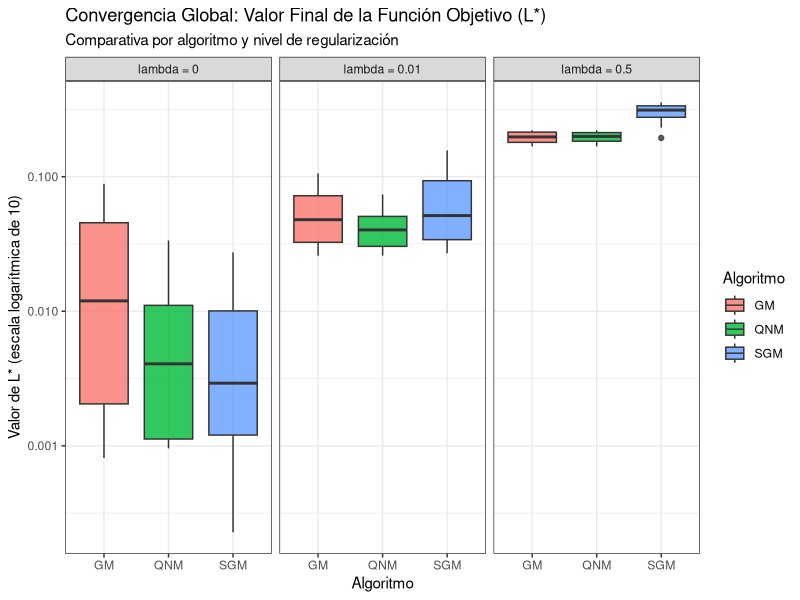
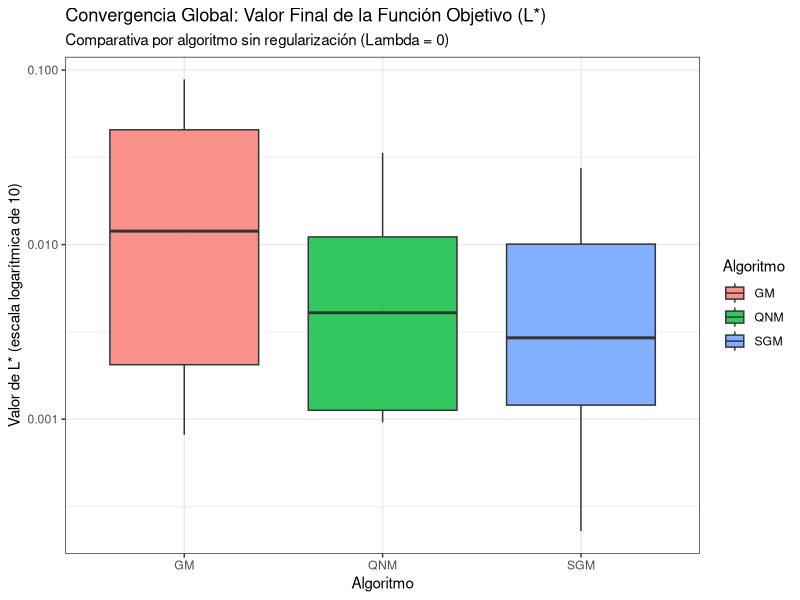
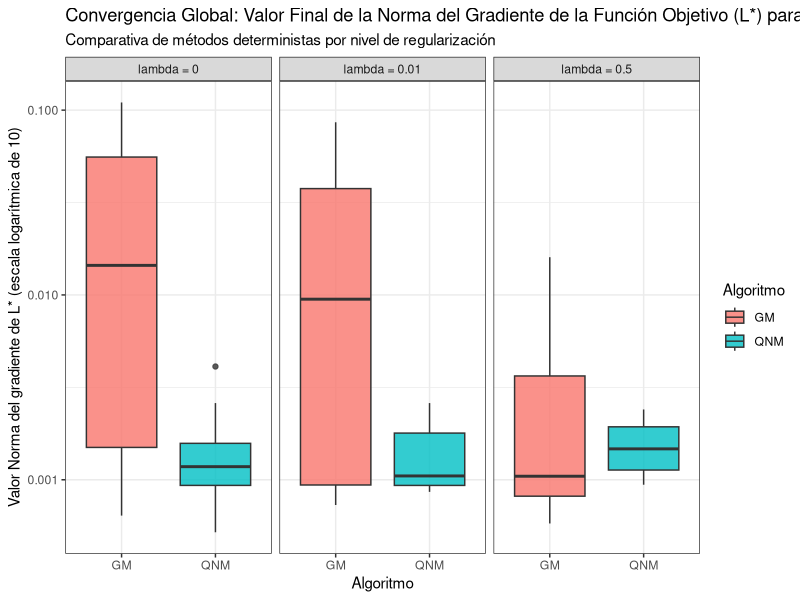
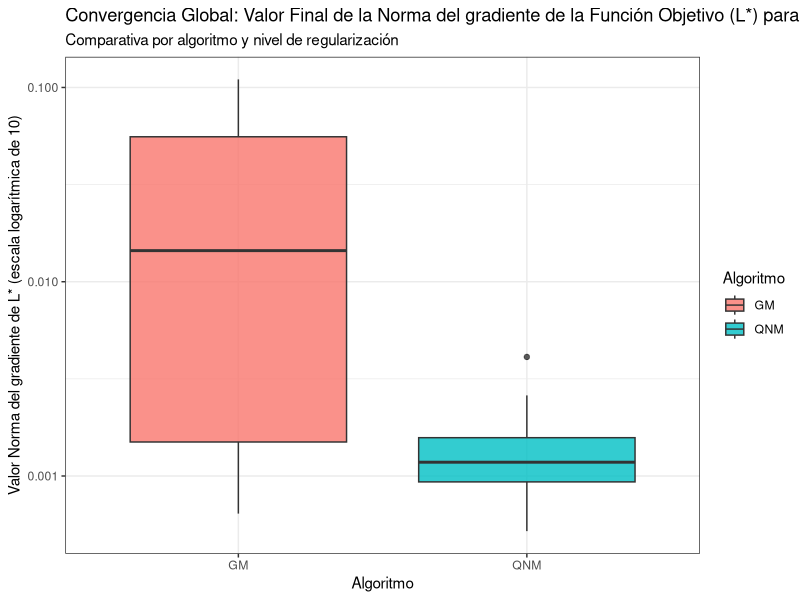
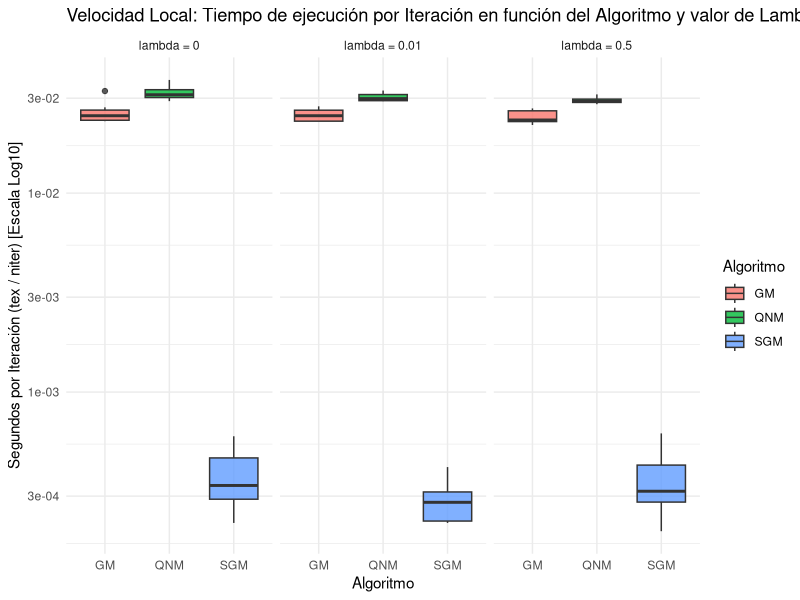
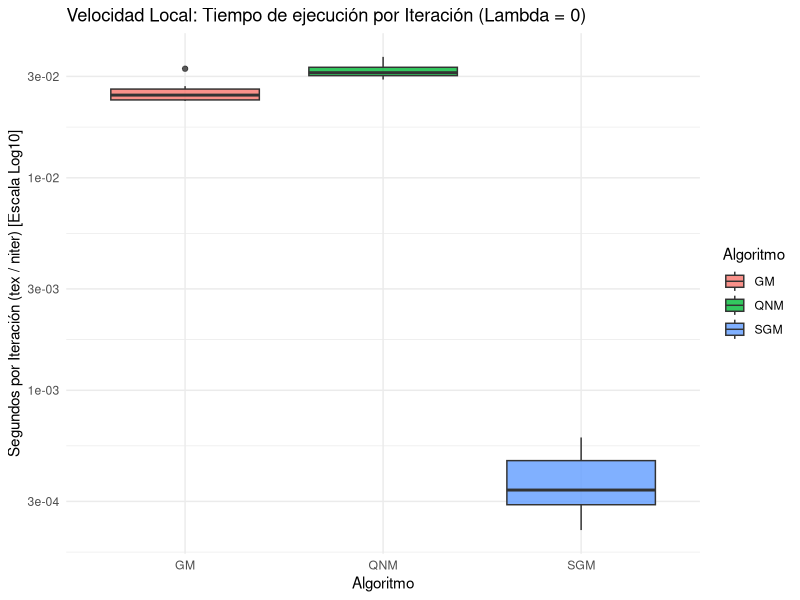
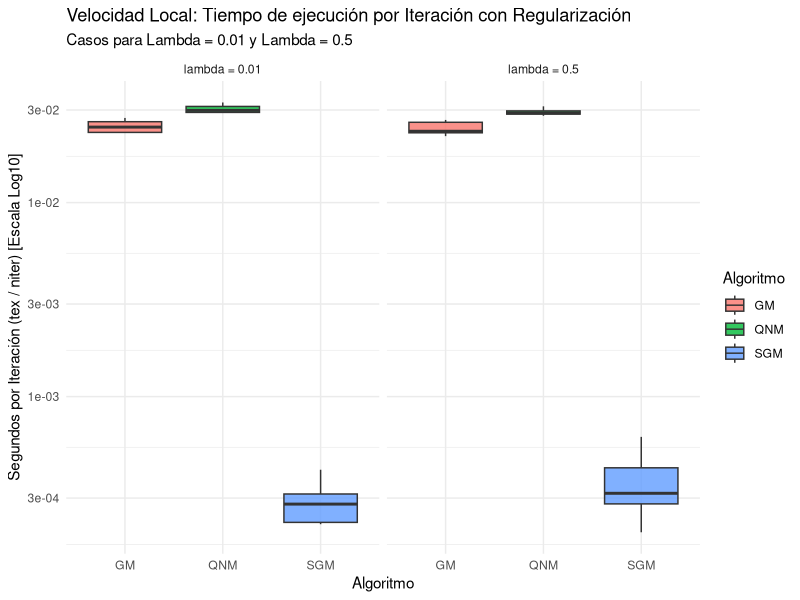
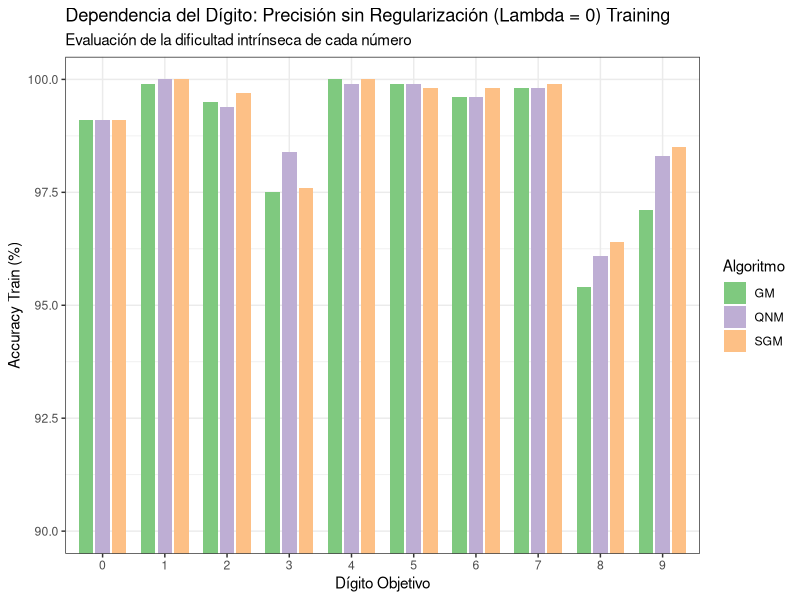

Reproduce these figures in R, in order.
library(dplyr)
library(ggplot2)
library(tidyr)

# Cargar los datos
df <- read.csv("uo_nn_batch.csv", sep=";", header = TRUE, strip.white=TRUE)

# Renombrar columnas para evitar problemas con los espacios del CSV original
datos_slnn <- df %>% 
  mutate(num_target = n,lambda =la, iter_epoc=iter.epoc,L_star = L., ngL_star =ngL.) %>%
  select(num_target,lambda,isd,iter_epoc,mbatch,L_star,ngL_star,tex,tr_acc,te_acc) %>% 
  mutate(
    # Asignar nombres a los algoritmos
    method = case_when(
      isd == 1 ~ "GM",
      isd == 3 ~ "QNM",
      isd == 7 ~ "SGM"
    ),
    method = factor(method, levels = c("GM", "QNM", "SGM")),
    num_target = as.factor(num_target),
    lambda = as.factor(lambda),
    niter = case_when(
      isd < 7 ~ iter_epoc,
      isd >=7 ~ mbatch / iter_epoc,
    ),
    tex_niter = tex / niter,
    niter = as.integer(niter)) %>% 
  select(num_target,lambda,method,niter,tex_niter,L_star,ngL_star,tex,tr_acc,te_acc)

# Calcular la media de te_acc por método para lambda = 0
(media_te_acc_L0 <- datos_slnn %>%
  filter(lambda == 0) %>%
  group_by(method) %>%
  summarise(
    mean_te_acc = mean(te_acc, na.rm = TRUE),
    .groups = "drop"
  ))
#mirar que hizo unai y arreglar gráficas
#mejorar graficas de unai y cambiar cosas por mi dataset, add grafico de NAN's para QNM + graficos en funcion de digito

# ---------------------------------------------------------
# GRÁFICO 1: Convergencia Global (L*) [Para apartado 1.a y 2.a]
# ---------------------------------------------------------
# Usamos escala logarítmica (log10) porque los valores de L* ahora serán muy pequeños.
# Separamos los 3 valores de Lambda en paneles (facet_wrap).

(grafica_conv_glob <- ggplot(datos_slnn, aes(x = method, y = L_star, fill = method)) +
  geom_boxplot(alpha = 0.8) +
  facet_wrap(~ lambda, labeller = as_labeller(function(x) paste("lambda =", x))) +
  scale_y_log10() + # Escala logarítmica vital para ver diferencias en L*
  theme_bw() +
  labs(title = "Convergencia Global: Valor Final de la Función Objetivo (L*)",
       subtitle = "Comparativa por algoritmo y nivel de regularización",
       x = "Algoritmo",
       y = "Valor de L* (escala logarítmica de 10)",
       fill = "Algoritmo"))

(grafica_conv_glob_L0 <- ggplot(datos_slnn %>% filter(lambda == 0), aes(x = method, y = L_star, fill = method)) +
  geom_boxplot(alpha = 0.8) +
  scale_y_log10() + # Escala logarítmica vital para ver diferencias en L*
  theme_bw() +
  labs(title = "Convergencia Global: Valor Final de la Función Objetivo (L*)",
       subtitle = "Comparativa por algoritmo sin regularización (Lambda = 0)",
       x = "Algoritmo",
       y = "Valor de L* (escala logarítmica de 10)",
       fill = "Algoritmo"))

#Norma de GL
(grafica_norm_grad <- ggplot(datos_slnn %>% filter(method != "SGM"), aes(x = method, y = ngL_star, fill = method)) +
  geom_boxplot(alpha = 0.8) +
  facet_wrap(~ lambda, labeller = as_labeller(function(x) paste("lambda =", x))) +
  scale_y_log10() + # Escala logarítmica vital para ver diferencias
  theme_bw() +
  labs(title = "Convergencia Global: Valor Final de la Norma del Gradiente de la Función Objetivo (L*) para todos los casos de Lambda",
       subtitle = "Comparativa de métodos deterministas por nivel de regularización",
       x = "Algoritmo",
       y = "Valor Norma del gradiente de L* (escala logarítmica de 10)",
       fill = "Algoritmo"))

(grafica_norm_grad_L0 <- ggplot(datos_slnn %>% filter(lambda == 0, method != "SGM"), aes(x = method, y = ngL_star, fill = method)) +
  geom_boxplot(alpha = 0.8) +
  scale_y_log10() + # Escala logarítmica vital para ver diferencias en L*
  theme_bw() +
  labs(title = "Convergencia Global: Valor Final de la Norma del gradiente de la Función Objetivo (L*) para Lambda = 0",
       subtitle = "Comparativa por algoritmo y nivel de regularización",
       x = "Algoritmo",
       y = "Valor Norma del gradiente de L* (escala logarítmica de 10)",
       fill = "Algoritmo"))


ggsave(filename = "grafica_conv_glob.pdf", 
       plot = grafica_conv_glob, 
       width = 10, height = 5, units = "in")

ggsave(filename = "grafico_conv_glob_L0.pdf", 
       plot = grafica_conv_glob_L0, 
       width = 10, height = 5, units = "in")

ggsave(filename = "grafico_norm_grad.pdf", 
       plot = grafica_norm_grad, 
       width = 10, height = 5, units = "in")

ggsave(filename = "grafico_norm_grad_L0.pdf", 
       plot = grafica_norm_grad_L0, 
       width = 10, height = 5, units = "in")


# ---------------------------------------------------------
# GRÁFICO 2: Eficiencia Local (Tiempo por Iteración) [Para apartado 1.b]
# ---------------------------------------------------------
# También en escala logarítmica para poder ver la cajita del SGM.

(grafica_tiempo_ejecución <- ggplot(datos_slnn, aes(x = method, y = tex_niter, fill = method)) +
  geom_boxplot(alpha = 0.8) +
  scale_y_log10() +
  facet_wrap(~ lambda, labeller = as_labeller(function(x) paste("lambda =", x))) +
  theme_minimal() +
  labs(title = "Velocidad Local: Tiempo de ejecución por Iteración en función del Algoritmo y valor de Lambda",
       x = "Algoritmo",
       y = "Segundos por Iteración (tex / niter) [Escala Log10]",
       fill = "Algoritmo"))

(grafica_tiempo_ejecucion_L0 <- ggplot(datos_slnn %>% filter(lambda == 0), aes(x = method, y = tex_niter, fill = method)) +
  geom_boxplot(alpha = 0.8) +
  scale_y_log10() +
  theme_minimal() +
  labs(title = "Velocidad Local: Tiempo de ejecución por Iteración (Lambda = 0)",
       x = "Algoritmo",
       y = "Segundos por Iteración (tex / niter) [Escala Log10]",
       fill = "Algoritmo"))

(grafica_tiempo_ejecucion_Lmayor0 <- ggplot(datos_slnn %>% filter(lambda %in% c(0.01, 0.5)), aes(x = method, y = tex_niter, fill = method)) +
  geom_boxplot(alpha = 0.8) +
  scale_y_log10() +
  facet_wrap(~ lambda, labeller = as_labeller(function(x) paste("lambda =", x))) +
  theme_minimal() +
  labs(title = "Velocidad Local: Tiempo de ejecución por Iteración con Regularización",
       subtitle = "Casos para Lambda = 0.01 y Lambda = 0.5",
       x = "Algoritmo",
       y = "Segundos por Iteración (tex / niter) [Escala Log10]",
       fill = "Algoritmo"))

ggsave(filename = "grafico_tiempo_ejecucion.pdf", 
       plot = grafica_tiempo_ejecución, 
       width = 10, height = 5, units = "in")

ggsave(filename = "grafico_tiempo_ejecucion_L0.pdf", 
       plot = grafica_tiempo_ejecucion_L0, 
       width = 10, height = 5, units = "in")

ggsave(filename = "grafico_tiempo_ejecucion_Lmayor0.pdf", 
       plot = grafica_tiempo_ejecucion_Lmayor0, 
       width = 10, height = 5, units = "in")

#tamb se podría hacer uno para valroes de lambda concretos y uno general sin tener en cuenta lambda

# ---------------------------------------------------------
# GRÁFICO 3: Precisión por Dígito (Lambda = 0) [Para apartado 1.c]
# ---------------------------------------------------------
datos_train_test <- datos_slnn %>%
  pivot_longer(cols = c(tr_acc, te_acc), names_to = "acc_type", values_to = "accuracy") %>%
  mutate(acc_type = factor(acc_type, levels = c("tr_acc", "te_acc"), labels = c("Training", "Test")))

# Comparamos Training vs Test para cada número para ver si la red sufre con el 8 o el 9.
(grafica_train_accuracy <- ggplot(datos_train_test %>% filter(lambda == 0,acc_type == "Training"), aes(x = num_target, y = accuracy, fill = method)) +
  geom_bar(stat = "identity", position = position_dodge(width = 0.8), width = 0.7) +
  #facet_wrap(~ acc_type) +
  theme_bw() +
  coord_cartesian(ylim = c(90, 100)) + # Hacemos "zoom" para no ver las barras desde 0
  labs(title = "Dependencia del Dígito: Precisión sin Regularización (Lambda = 0) Training",
       subtitle = "Evaluación de la dificultad intrínseca de cada número",
       x = "Dígito Objetivo",
       y = "Accuracy Train (%)",
       fill= "Algoritmo") +
  scale_fill_brewer(palette = "Accent"))

(grafica_test_accuracy <- ggplot(datos_train_test %>% filter(lambda == 0,acc_type == "Test"), aes(x = num_target, y = accuracy, fill = method)) +
  geom_bar(stat = "identity", position = position_dodge(width = 0.8), width = 0.7) +
  #facet_wrap(~ acc_type) +
  theme_bw() +
  coord_cartesian(ylim = c(90, 100)) + # Hacemos "zoom" para no ver las barras desde 0
  labs(title = "Dependencia del Dígito: Precisión sin Regularización (Lambda = 0) Test",
       subtitle = "Evaluación de la dificultad intrínseca de cada número",
       x = "Dígito Objetivo",
       y = "Accuracy Test (%)",
       fill= "Algoritmo") +
  scale_fill_brewer(palette = "Accent"))

ggsave(filename = "grafico_test_accuracy.pdf", 
       plot = grafica_test_accuracy, 
       width = 10, height = 5, units = "in")

ggsave(filename = "grafico_train_accuracy.pdf", 
       plot = grafica_train_accuracy, 
       width = 10, height = 5, units = "in")

# ---------------------------------------------------------
# GRÁFICO 4: Efecto de Lambda en la Precisión [Para apartado 2.b]
# ---------------------------------------------------------
# Calculamos la media de todos los dígitos para ver el efecto general del sobreajuste
datos_medias <- datos_train_test %>%
  group_by(method, lambda, acc_type) %>%
  summarise(mean_accuracy = mean(accuracy, na.rm = TRUE), .groups = 'drop')

(grafica_accuracy_lambda <- ggplot(datos_medias, aes(x = lambda, y = mean_accuracy, fill = method)) +
  geom_bar(stat = "identity", position = position_dodge(width = 0.8), width = 0.7) +
  facet_wrap(~ acc_type) +
  theme_bw() +
  coord_cartesian(ylim = c(70, 100)) +
  labs(title = "Efecto de la Regularización en la Accuracy Promedia",
       x = "Valor de Lambda",
       y = "Accuracy Promedia (%)") +
    scale_fill_brewer(palette = "Accent"))

ggsave(filename = "grafico_accuracy_lambda.pdf", 
       plot = grafica_accuracy_lambda, 
       width = 10, height = 5, units = "in")

# ---------------------------------------------------------
# GRÁFICO 5: Mas Efectos de Lambda: NA's 
# ---------------------------------------------------------

datos_na <- datos_slnn %>% mutate(
  has_na =case_when(
    rowSums(is.na(datos_slnn)) > 0 ~ 1,
    rowSums(is.na(datos_slnn)) <= 0 ~ 0
  )
) %>%
  select(lambda,method,has_na) %>% 
  group_by(method,lambda) %>% 
  summarise(n_missing = sum(has_na))


#Muestra cuantos missing values tienen los metodos en funcion de lambda
ggplot(datos_na, aes(x = method, y = n_missing, fill = method)) +
  geom_bar(stat = "identity", position = position_dodge(width = 0.8), width = 0.7) +
  facet_wrap(~ lambda, labeller = as_labeller(function(x) paste("lambda =", x))) +
  theme_bw() +
  labs(title = "Efecto de Lambda en los Missing Values",
       x = "Algoritmo",
       y = "Número de Missing Values",
       fill = "Algoritmo")


datos_na_numbers <- datos_slnn %>% mutate(
  has_na =case_when(
    rowSums(is.na(datos_slnn)) > 0 ~ 1,
    rowSums(is.na(datos_slnn)) <= 0 ~ 0
  )
) %>% 
  filter(method == "QNM",lambda != 0) %>%
  select(lambda,num_target,has_na) %>% 
  group_by(num_target,lambda) %>% 
  summarise(n_missing = sum(has_na))


#Muestra cuantos missing values tienen los numeros en funcion de lambda
ggplot(datos_na_numbers, aes(x = num_target, y = n_missing, fill = num_target)) +
  geom_bar(stat = "identity", position = position_dodge(width = 0.8), width = 0.7) +
  facet_wrap(~ lambda, labeller = as_labeller(function(x) paste("lambda =", x))) +
  theme_bw() +
  labs(title = "Efecto de Lambda en los Missing Values",
       x = "Algoritmo",
       y = "Número de Missing Values",
       fill = "Números")
